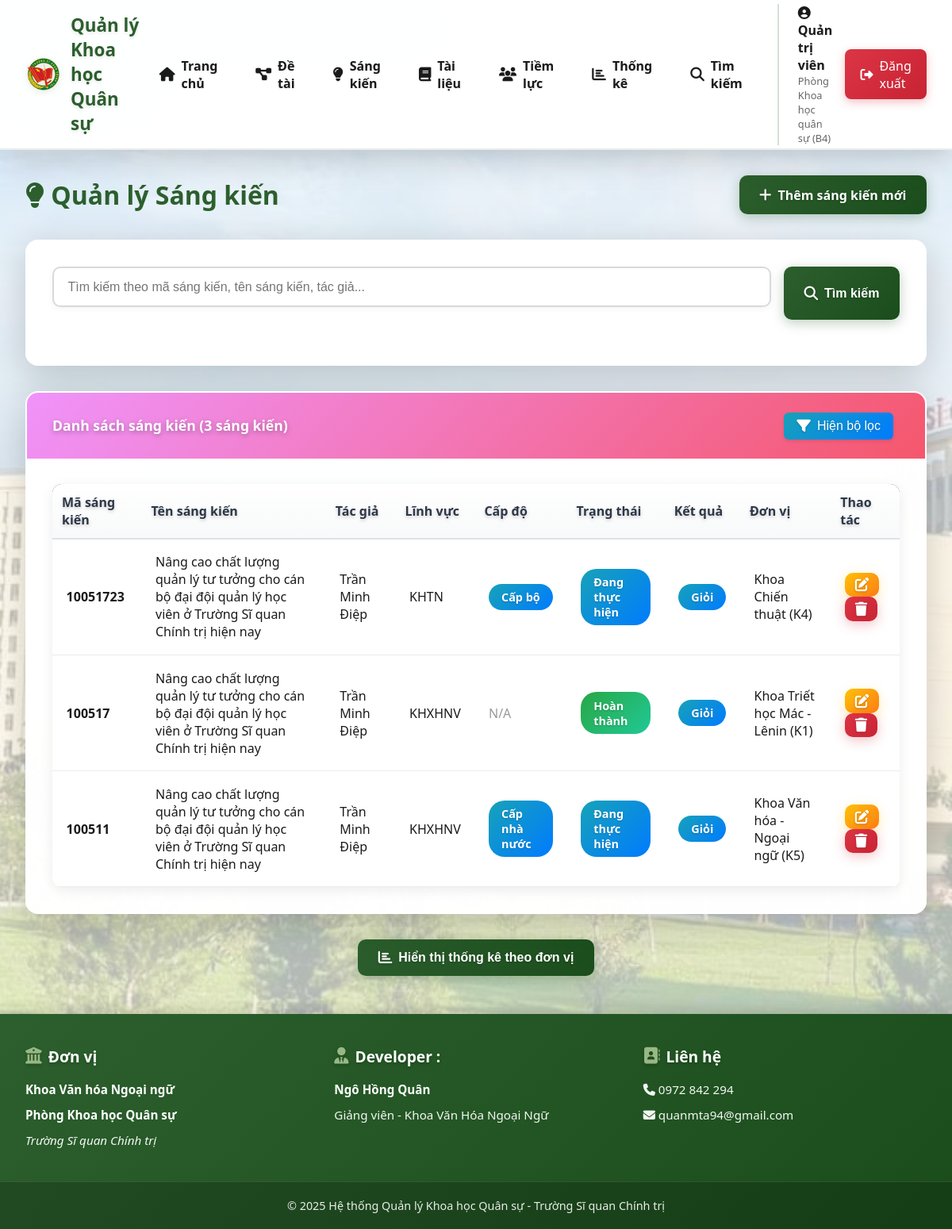
/sangkien (signed in), run on the app's committed database.
### models/__init__.py (models this page shows, shortened)
class User(UserMixin, db.Model):
    __tablename__ = 'users'
    id = db.Column(db.Integer, primary_key=True)
    username = db.Column(db.String(80), unique=True, nullable=False)
    email = db.Column(db.String(120), unique=True, nullable=False)
    password_hash = db.Column(db.String(255), nullable=False)
    full_name = db.Column(db.String(120), nullable=False)
    role = db.Column(db.String(20), default='user')  # admin, manager, user
    don_vi = db.Column(db.String(120))  # Đơn vị của người dùng
    created_at = db.Column(db.DateTime, default=datetime.utcnow)

class SangKien(db.Model):
    __tablename__ = 'sang_kien'
    id = db.Column(db.Integer, primary_key=True)
    ma_sang_kien = db.Column(db.String(50), unique=True, nullable=False)
    ten_sang_kien = db.Column(db.String(255), nullable=False)
    mo_ta = db.Column(db.Text)
    linh_vuc = db.Column(db.String(100))
    chu_nhiem = db.Column(db.String(120), nullable=False)
    don_vi = db.Column(db.String(120))
    cap_do = db.Column(db.String(50))  # Cấp nhà trường, Cấp bộ, Cấp nhà nước
    ngay_bat_dau = db.Column(db.Date)
    ngay_ket_thuc = db.Column(db.Date)
    trang_thai = db.Column(db.String(50), default='Đang thực hiện')
    ket_qua = db.Column(db.Text)
    file_word = db.Column(db.String(255))
    file_word_content = db.Column(db.Text)
    bien_ban_ban = db.Column(db.String(255))
    bien_ban_de_cuong = db.Column(db.String(255))
    bien_ban_nghiem_thu = db.Column(db.String(255))
    file_sau_sua = db.Column(db.String(255))
    created_by = db.Column(db.Integer, db.ForeignKey('users.id'))
    created_at = db.Column(db.DateTime, default=datetime.utcnow)
    updated_at = db.Column(db.DateTime, default=datetime.utcnow, onupdate=datetime.utcnow)
    creator = db.relationship('User', backref='sang_kien_created')
    ban_thanh_vien = db.relationship('BanSangKien', backref='sang_kien', lazy='dynamic', cascade='all, delete-orphan')
    hoi_dong_de_cuong = db.relationship('HoiDongDeCuongSangKien', backref='sang_kien', lazy='dynamic', cascade='all, delete-orphan')
    hoi_dong_nghiem_thu = db.relationship('HoiDongNghiemThuSangKien', backref='sang_kien', lazy='dynamic', cascade='all, delete-orphan')

### routes/main.py (the view, shortened to what this page needs)
@main_bp.route('/sangkien')
@login_required
def sangkien_list():
    page = request.args.get('page', 1, type=int)
    per_page = 20
    search = request.args.get('search', '')
    query = SangKien.query
    if current_user.role != 'admin':
        query = query.filter_by(don_vi=current_user.don_vi)
    pagination = query.order_by(SangKien.created_at.desc()).paginate(
        page=page, per_page=per_page, error_out=False
    )
    stats_query = db.session.query(
        SangKien.don_vi,
        func.count(SangKien.id).label('total')
    )
    if current_user.role != 'admin':
        stats_query = stats_query.filter(SangKien.don_vi == current_user.don_vi)
    donvi_stats = stats_query.group_by(SangKien.don_vi).order_by(func.count(SangKien.id).desc()).all()
    donvi_stats = [{'don_vi': dv or 'Chưa xác định', 'total': total} for dv, total in donvi_stats]
    trangthai_stats = db.session.query(
        SangKien.trang_thai,
        func.count(SangKien.id).label('total')
    )
    if current_user.role != 'admin':
        trangthai_stats = trangthai_stats.filter(SangKien.don_vi == current_user.don_vi)
    trangthai_stats = trangthai_stats.group_by(SangKien.trang_thai).all()
    trangthai_stats = [{'trang_thai': tt or 'Chưa xác định', 'total': total} for tt, total in trangthai_stats]
    total_sangkien = sum(s['total'] for s in donvi_stats)
    return render_template('sangkien/list.html',
                         pagination=pagination,
                         search=search,
                         donvi_stats=donvi_stats,
                         trangthai_stats=trangthai_stats,
                         total_sangkien=total_sangkien)

### templates/sangkien/list.html (shortened to what this page needs)
{% extends "base.html" %}
{% block content %}
<div style="display: flex; justify-content: space-between; align-items: center; margin-bottom: 2rem;">
    <h1 style="color: var(--primary-color);">
        <i class="fas fa-lightbulb"></i> Quản lý Sáng kiến
    </h1>
    <a href="{{ url_for('main.sangkien_add') }}" class="btn btn-primary">
        <i class="fas fa-plus"></i> Thêm sáng kiến mới
    </a>
</div>
<div class="card">
    <div class="card-body">
        <form method="GET" class="search-box">
            <input type="text" name="search" class="form-control" placeholder="Tìm kiếm theo mã sáng kiến, tên sáng kiến, tác giả..." value="{{ search }}">
            <button type="submit" class="btn btn-primary">
                <i class="fas fa-search"></i> Tìm kiếm
            </button>
        </form>
    </div>
</div>
<div class="card">
    <div class="card-header" style="display: flex; justify-content: space-between; align-items: center;">
        <span id="resultCountText">Danh sách sáng kiến ({{ pagination.total }} sáng kiến)</span>
        <div>
            <button onclick="toggleFilters()" class="btn btn-info btn-sm" id="toggleFiltersBtn" style="padding: 0.5rem 1rem; margin-right: 0.5rem; border-radius: 6px; font-weight: 500; transition: all 0.3s;">
                <i class="fas fa-filter"></i> Hiện bộ lọc
            </button>
        </div>
    </div>
    <div class="card-body">
        {% if pagination.items %}
        <table class="table" id="sangkienTable">
            <thead>
                <tr class="header-row">
                    <th style="color: #2d3748;">Mã sáng kiến</th>
                    <th style="color: #2d3748;">Tên sáng kiến</th>
                    <th style="color: #2d3748;">Tác giả</th>
                    <th style="color: #2d3748;">Lĩnh vực</th>
                    <th style="color: #2d3748;">Cấp độ</th>
                    <th style="color: #2d3748;">Trạng thái</th>
                    <th style="color: #2d3748;">Kết quả</th>
                    <th style="color: #2d3748;">Đơn vị</th>
                    <th style="color: #2d3748;">Thao tác</th>
                </tr>
            </thead>
            <tbody>
                {% for sangkien in pagination.items %}
                <tr class="hoverable-row" {% if sangkien.mo_ta %}title="{{ sangkien.mo_ta }}"{% endif %} ondblclick="window.location='{{ url_for('main.sangkien_detail', id=sangkien.id) }}'">
                    <td><strong>{{ sangkien.ma_sang_kien }}</strong></td>
                    <td>{{ sangkien.ten_sang_kien }}</td>
                    <td>{{ sangkien.chu_nhiem }}</td>
                    <td>{{ sangkien.linh_vuc or 'N/A' }}</td>
                    <td>
                        {% if sangkien.cap_do %}
                        <span class="badge badge-info">{{ sangkien.cap_do }}</span>
                        {% else %}
                        <span style="color: #999;">N/A</span>
                        {% endif %}
                    </td>
                    <td>
                        {% if sangkien.trang_thai == 'Hoàn thành' or sangkien.trang_thai == 'Đã công nhận' %}
                        <span class="badge badge-success">{{ sangkien.trang_thai }}</span>
                        {% elif sangkien.trang_thai == 'Đang thực hiện' %}
                        <span class="badge badge-info">{{ sangkien.trang_thai }}</span>
                        {% else %}
                        <span class="badge badge-warning">{{ sangkien.trang_thai }}</span>
                        {% endif %}
                    </td>
                    <td>
                        {% if sangkien.ket_qua %}
                        <span class="badge badge-{% if sangkien.ket_qua == 'Xuất sắc' %}success{% elif sangkien.ket_qua == 'Giỏi' %}info{% elif sangkien.ket_qua == 'Khá' %}warning{% else %}secondary{% endif %}">
                            {{ sangkien.ket_qua }}
                        </span>
                        {% else %}
                        <span style="color: #999;">Chưa có</span>
                        {% endif %}
                    </td>
                    <td>{{ sangkien.don_vi or 'N/A' }}</td>
                    <td>
                        {% if current_user.role == 'admin' or sangkien.don_vi == current_user.don_vi %}
                        <a href="{{ url_for('main.sangkien_edit', id=sangkien.id) }}" class="btn btn-warning" style="padding: 0.4rem 0.8rem;">
                            <i class="fas fa-edit"></i>
                        </a>
                        <a href="{{ url_for('main.sangkien_delete', id=sangkien.id) }}" class="btn btn-danger" style="padding: 0.4rem 0.8rem;" onclick="return confirm('Bạn có chắc chắn muốn xóa sáng kiến này?')">
                            <i class="fas fa-trash"></i>
                        </a>
                        {% else %}
                        <span class="badge badge-info" style="padding: 0.5rem 1rem;">
                            <i class="fas fa-eye"></i> Chỉ xem
                        </span>
                        {% endif %}
                    </td>
                </tr>
                {% endfor %}
            </tbody>
        </table>
        {% else %}
        <p style="text-align: center; color: #999; padding: 2rem;">Không tìm thấy sáng kiến nào.</p>
        {% endif %}
    </div>
</div>
<div style="text-align: center; margin: 2rem 0 1rem 0;">
    <button class="btn btn-primary" onclick="toggleStats()" id="toggleStatsBtn">
        <i class="fas fa-chart-bar"></i> Hiển thị thống kê theo đơn vị
    </button>
</div>
{% endblock %}

### templates/base.html (shortened to what this page needs)
<!DOCTYPE html>
<html lang="vi">
<head>
    <link rel="stylesheet" href="{{ url_for('static', filename='css/style.css') }}">
    <link rel="stylesheet" href="https://cdnjs.cloudflare.com/ajax/libs/font-awesome/6.4.0/css/all.min.css">
</head>
<body>
    {% if current_user.is_authenticated %}
    <nav class="navbar">
        <div class="navbar-container">
            <a href="{{ url_for('main.dashboard') }}" class="navbar-brand">
                <img src="{{ url_for('static', filename='images/logo.png') }}" alt="Logo">
                <span class="desktop-only">Quản lý Khoa học Quân sự</span>
            </a>
            <div class="navbar-menu" id="navbarMenu">
                <a href="{{ url_for('main.dashboard') }}" class="nav-link">
                    <i class="fas fa-home"></i> Trang chủ
                </a>
                <a href="{{ url_for('main.detai_list') }}" class="nav-link">
                    <i class="fas fa-project-diagram"></i> Đề tài
                </a>
                <a href="{{ url_for('main.sangkien_list') }}" class="nav-link">
                    <i class="fas fa-lightbulb"></i> Sáng kiến
                </a>
                <a href="{{ url_for('main.giaotrinh_list') }}" class="nav-link">
                    <i class="fas fa-book"></i> Tài liệu
                </a>
                <a href="{{ url_for('main.tiemluc_list') }}" class="nav-link">
                    <i class="fas fa-users"></i> Tiềm lực
                </a>
                <a href="{{ url_for('main.thongke') }}" class="nav-link">
                    <i class="fas fa-chart-bar"></i> Thống kê
                </a>
                <a href="{{ url_for('main.timkiem') }}" class="nav-link">
                    <i class="fas fa-search"></i> Tìm kiếm
                </a>
                <div class="user-section">
                    <div class="user-info">
                        <span class="user-name">
                            <i class="fas fa-user-circle"></i> {{ current_user.full_name }}
                        </span>
                        {% if current_user.don_vi %}
                        <span class="user-unit">{{ current_user.don_vi }}</span>
                        {% endif %}
                    </div>
                    <a href="{{ url_for('auth.logout') }}" class="btn-logout">
                        <i class="fas fa-sign-out-alt"></i> Đăng xuất
                    </a>
                </div>
            </div>
        </div>
    </nav>
    {% endif %}
    <div class="container">
        {% block content %}{% endblock %}
    </div>
    <footer class="footer">
        <div class="footer-container">
            <div class="footer-section">
                <h4><i class="fas fa-university"></i> Đơn vị</h4>
                <p><strong>Khoa Văn hóa Ngoại ngữ</strong></p>
                <p><strong>Phòng Khoa học Quân sự</strong></p>
                <p><em><a href="http://daihocchinhtri.edu.vn/">Trường Sĩ quan Chính trị</a></em></p>
            </div>
            <div class="footer-section">
                <h4><i class="fas fa-user-tie"></i> Developer :</h4>
                <p><strong>Ngô Hồng Quân</strong></p>
                <p>Giảng viên - Khoa Văn Hóa Ngoại Ngữ</p>
            </div>
            <div class="footer-section">
                <h4><i class="fas fa-address-book"></i> Liên hệ</h4>
                <p><i class="fas fa-phone"></i> <a href="tel:0972842294">0972 842 294</a></p>
                <p><i class="fas fa-envelope"></i> <a href="mailto:quanmta94@gmail.com">quanmta94@gmail.com</a></p>
            </div>
        </div>
        <div class="footer-bottom">
            <p>&copy; 2025 Hệ thống Quản lý Khoa học Quân sự - Trường Sĩ quan Chính trị</p>
        </div>
    </footer>
</body>
</html>

### templates/sangkien/list.html (style rules this page uses)
.table { position: relative; }
.hoverable-row { cursor: help; }
#sangkienTable thead th { vertical-align: middle; padding: 0.75rem; }
.header-row th { border-bottom: 2px solid #dee2e6; font-weight: 600; background: linear-gradient(180deg, #ffffff 0%, #f8f9fa 100%); }
.card-header { font-weight: 600; background: linear-gradient(135deg, #f093fb 0%, #f5576c 100%) !important; color: white !important; border-radius: 8px 8px 0 0 !important; }
#toggleFiltersBtn, #resetFiltersBtn { transition: all 0.3s ease; box-shadow: 0 2px 4px rgba(0,0,0,0.1); }
#resultCountText { font-size: 1.1rem; font-weight: 600; }

### data on the page
User: full_name "Quản trị viên", don_vi "Phòng Khoa học quân sự (B4)"
SangKien: ma_sang_kien "10051723", ten_sang_kien "Nâng cao chất lượng quản lý tư tưởng cho cán bộ đại đội quản lý học viên ở Trường Sĩ quan Chính trị hiện nay", chu_nhiem "Trần Minh Điệp", linh_vuc "KHTN", cap_do "Cấp bộ", trang_thai "Đang thực hiện", ket_qua "Giỏi", don_vi "Khoa Chiến thuật (K4)"
SangKien: ma_sang_kien "100517", ten_sang_kien "Nâng cao chất lượng quản lý tư tưởng cho cán bộ đại đội quản lý học viên ở Trường Sĩ quan Chính trị hiện nay", chu_nhiem "Trần Minh Điệp", linh_vuc "KHXHNV", cap_do "N/A", trang_thai "Hoàn thành", ket_qua "Giỏi", don_vi "Khoa Triết học Mác - Lênin (K1)"
SangKien: ma_sang_kien "100511", ten_sang_kien "Nâng cao chất lượng quản lý tư tưởng cho cán bộ đại đội quản lý học viên ở Trường Sĩ quan Chính trị hiện nay", chu_nhiem "Trần Minh Điệp", linh_vuc "KHXHNV", cap_do "Cấp nhà nước", trang_thai "Đang thực hiện", ket_qua "Giỏi", don_vi "Khoa Văn hóa - Ngoại ngữ (K5)"

### other printed values
{{ pagination.total }} "3"
